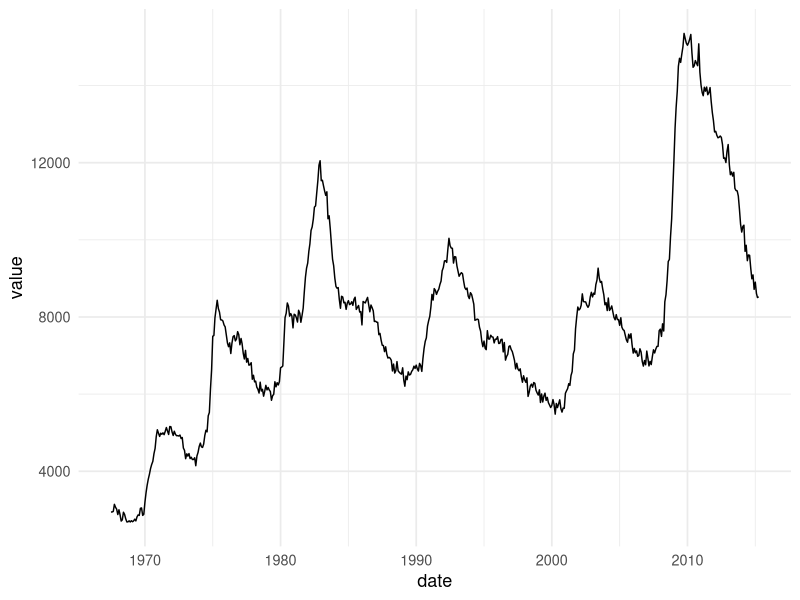
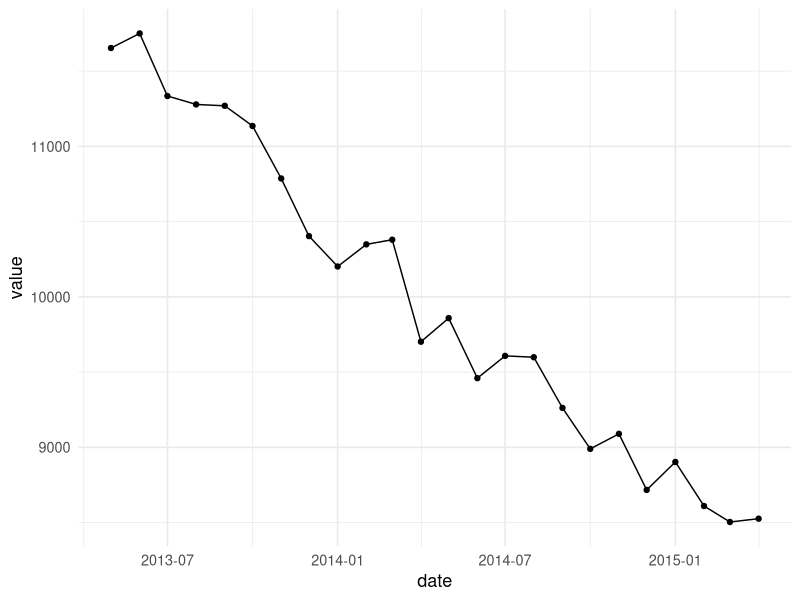
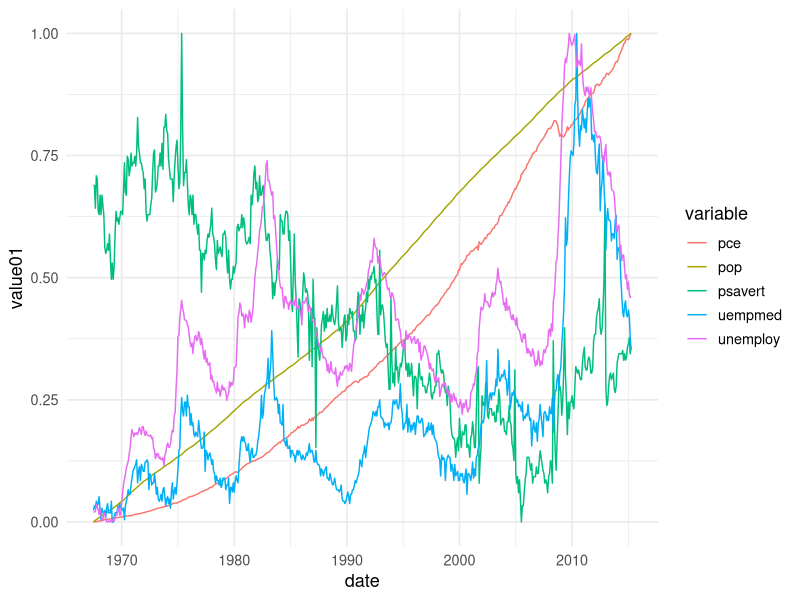
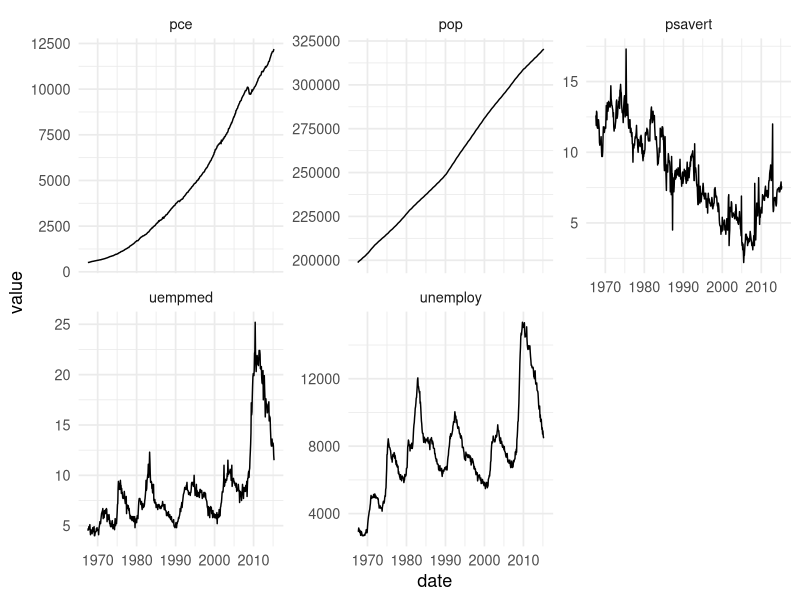
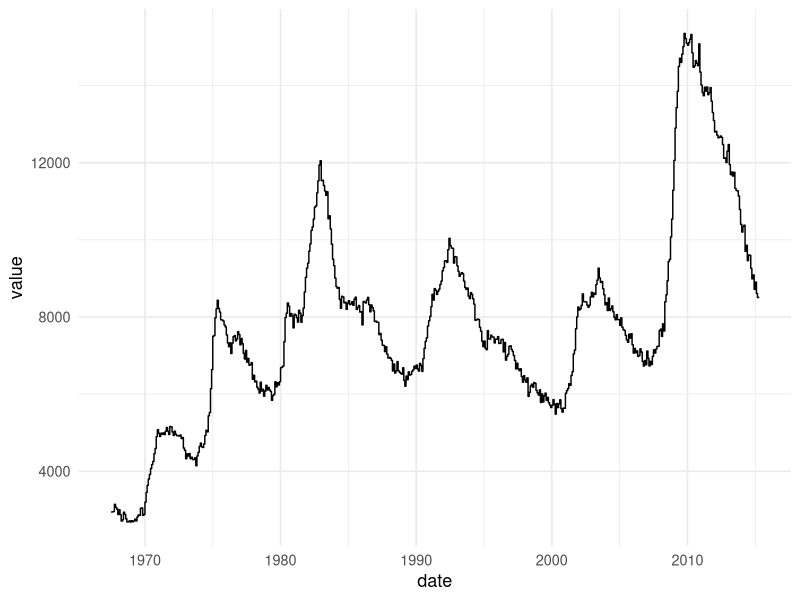
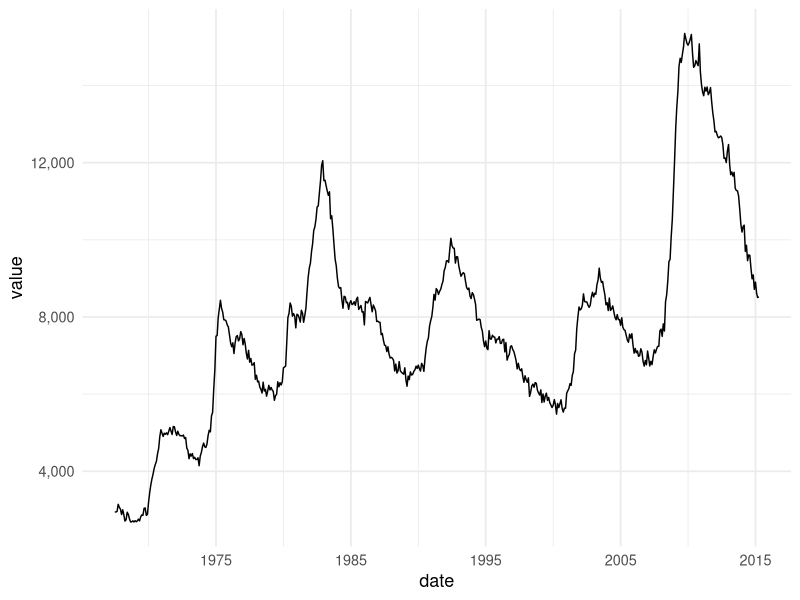
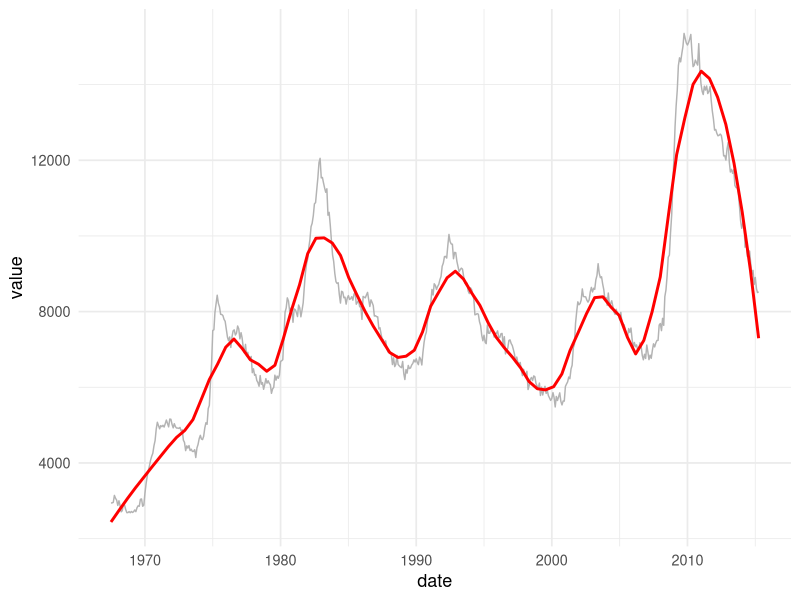
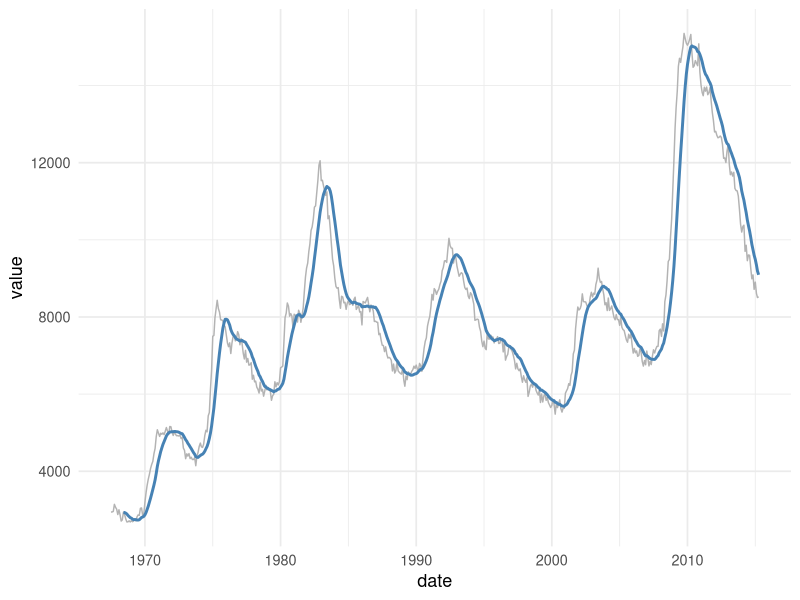

Here is the R script that generated these plots, in order:
# 04_time_series_plots.R - change over time: lines, areas, seasonality, panels. Needs a date column.
library(tidyverse); library(scales); library(zoo)
theme_set(theme_minimal(base_size = 13))

# ---- DEMO DATA ----
# one series: date, value        many series: economics_long (date, variable, value, value01)
# panel:      txhousing (city, year, month, date, sales)
df <- economics |> transmute(date, value = unemploy)
long <- economics_long
tx <- txhousing |> filter(city %in% c("Austin", "Dallas", "Houston", "San Antonio"))

# ---- LINES ----
ggplot(df, aes(date, value)) + geom_line()
ggplot(df |> slice_tail(n = 24), aes(date, value)) + geom_line() + geom_point()      # few points: show them
ggplot(long, aes(date, value01, colour = variable)) + geom_line()                    # several series, one scale
ggplot(long, aes(date, value)) + geom_line() + facet_wrap(~ variable, scales = "free_y")   # own scale each
ggplot(df, aes(date, value)) + geom_step()                                           # steps (rates, policies)

# ---- DATE AXIS ----
ggplot(df, aes(date, value)) + geom_line() +
  scale_x_date(date_breaks = "10 years", date_labels = "%Y") +
  scale_y_continuous(labels = label_comma())
# limits: scale_x_date(limits = as.Date(c("2000-01-01", "2015-01-01")))

# ---- TREND, BANDS, ROLLING AVERAGE ----
ggplot(df, aes(date, value)) + geom_line(colour = "grey70") + geom_smooth(span = .2, colour = "red", se = FALSE)
ggplot(df, aes(date, value)) + geom_line(colour = "grey70") +
  geom_line(aes(y = rollmean(value, 12, fill = NA, align = "right")), colour = "steelblue", linewidth = 1)
ggplot(df, aes(date, value)) + geom_ribbon(aes(ymin = value * .9, ymax = value * 1.1), alpha = .2) + geom_line()
# ^ replace ymin / ymax with real confidence or forecast bands

# ---- AREAS ----
ggplot(df, aes(date, value)) + geom_area(fill = "steelblue", alpha = .5)
ggplot(tx, aes(date, sales, fill = city)) + geom_area()                              # stacked totals
ggplot(tx, aes(date, sales, fill = city)) + geom_area(position = "fill") +           # shares over time
  scale_y_continuous(labels = percent)

# ---- MARK EVENTS AND PERIODS ----
ggplot(df, aes(date, value)) +
  annotate("rect", xmin = as.Date("2007-12-01"), xmax = as.Date("2009-06-01"),
           ymin = -Inf, ymax = Inf, alpha = .2, fill = "grey40") +                   # shaded period
  geom_vline(xintercept = as.Date("2008-09-15"), linetype = 2) +                     # single event
  annotate("text", x = as.Date("2008-09-15"), y = max(df$value), label = "Event", hjust = 1.1) +
  geom_line()

# ---- TWO UNITS ON ONE PLOT: second axis (use with care) ----
ggplot(economics, aes(date)) +
  geom_line(aes(y = unemploy), colour = "steelblue") +
  geom_line(aes(y = psavert * 500), colour = "firebrick") +                          # rescale the second series
  scale_y_continuous(name = "Unemployed", sec.axis = sec_axis(~ . / 500, name = "Saving rate (%)"))

# ---- INDEX AND GROWTH ----
long |> group_by(variable) |> mutate(idx = value / first(value) * 100) |>
  ggplot(aes(date, idx, colour = variable)) + geom_line() + scale_y_log10() + labs(y = "Index (start = 100)")
df |> mutate(yoy = value / lag(value, 12) - 1) |>
  ggplot(aes(date, yoy)) + geom_col() + scale_y_continuous(labels = percent)         # growth rate bars

# ---- SEASONALITY ----
au <- txhousing |> filter(city == "Austin")
ggplot(au, aes(month, sales, group = year, colour = factor(year))) + geom_line() +   # one line per year
  scale_x_continuous(breaks = 1:12)
ggplot(au, aes(factor(month), factor(year), fill = sales)) + geom_tile() +           # calendar heatmap
  scale_fill_viridis_c() + labs(x = "Month", y = NULL)
ggplot(au, aes(factor(month), sales)) + geom_boxplot()                               # typical month pattern

# ---- PANEL DATA: MANY UNITS OVER TIME ----
ggplot(txhousing, aes(date, sales, group = city)) + geom_line(alpha = .3)            # spaghetti
ggplot(txhousing, aes(date, sales, group = city)) + geom_line(colour = "grey80") +
  geom_line(data = filter(txhousing, city == "Austin"), colour = "red", linewidth = 1)   # highlight one
ggplot(tx, aes(date, sales)) + geom_line() + facet_wrap(~ city)                      # small multiples
txhousing |> group_by(date) |> summarise(m = mean(sales, na.rm = TRUE)) |>           # average over units
  ggplot(aes(date, m)) + geom_line()

# ---- AUTOCORRELATION PLOT ----
a <- acf(df$value, lag.max = 36, plot = FALSE)
ggplot(tibble(lag = a$lag[, 1, 1], acf = a$acf[, 1, 1]), aes(lag, acf)) + geom_col(width = .2) +
  geom_hline(yintercept = c(-1, 1) * qnorm(.975) / sqrt(a$n.used), linetype = 2, colour = "blue")

# ---- DECOMPOSITION ----
dec <- stl(ts(df$value, start = c(1967, 7), frequency = 12), s.window = "periodic")
bind_cols(date = df$date, as.data.frame(dec$time.series), observed = df$value) |>
  pivot_longer(-date) |> ggplot(aes(date, value)) + geom_line() + facet_wrap(~ name, ncol = 1, scales = "free_y")
